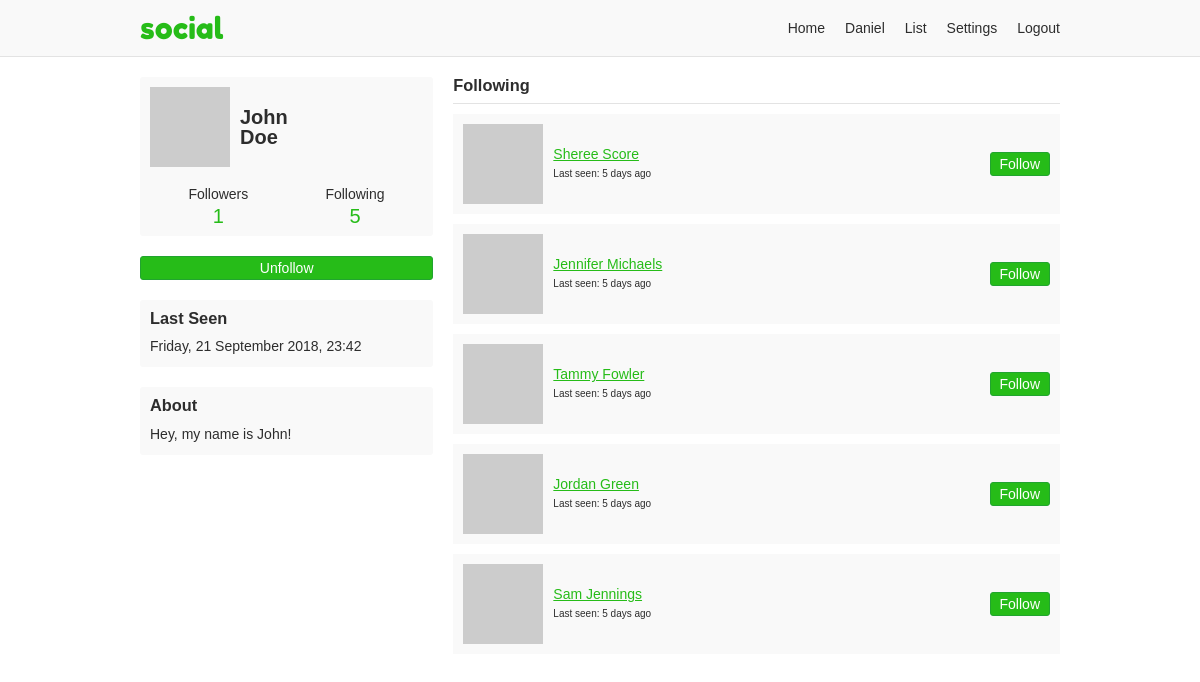
The page /8853346b90fec71a40686e25459e8d3a/following (signed in) on the database as committed earlier.
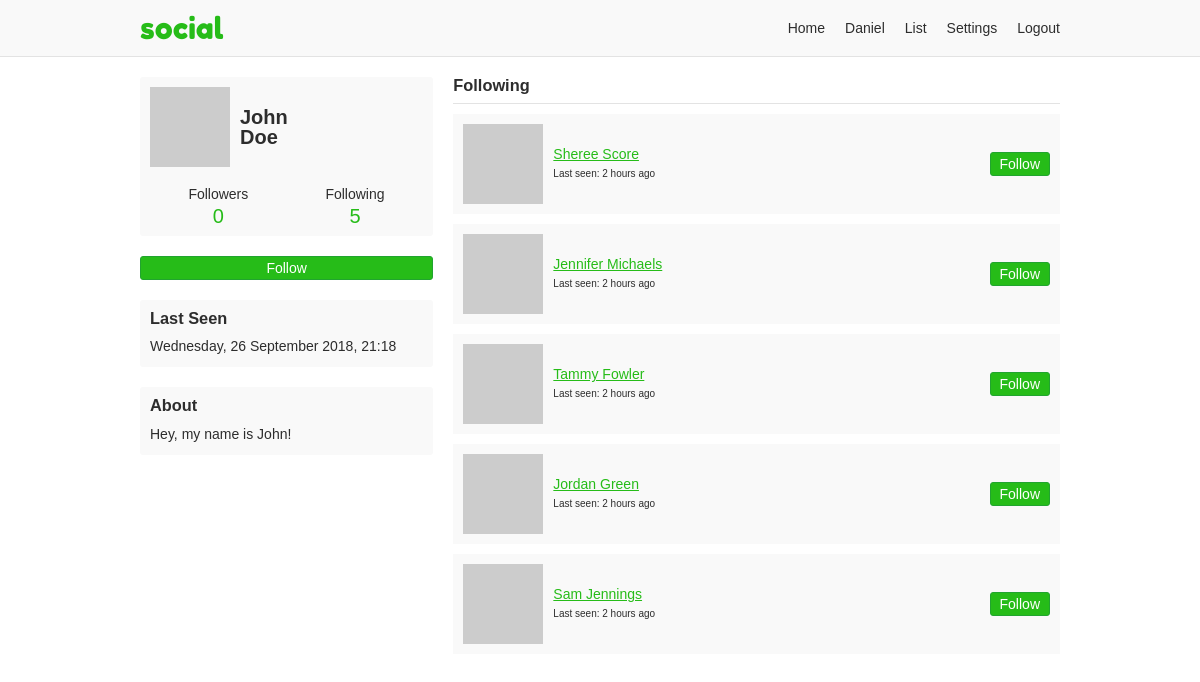
The same page on the database as committed later.
### app/users/models/user.py (models this page shows, shortened)
class User(UserMixin, db.Model, BaseModel):
    username = db.Column(db.String(35), nullable=False, unique=True)
    email = db.Column(db.String(255), nullable=False, unique=True)
    password = db.Column(db.String(128), nullable=False)
    first_name = db.Column(db.String(35), nullable=False)
    last_name = db.Column(db.String(35), nullable=False)
    about_me = db.Column(db.Text)
    last_seen = db.Column(db.DateTime, default=datetime.utcnow)
    posts_per_page = db.Column(db.Integer, default=10, nullable=False)
    full_name = column_property(first_name + " " + last_name)
    followed = db.relationship(
        'User',
        secondary=followers,
        primaryjoin='followers.c.follower_id == User.id',
        secondaryjoin='followers.c.followed_id == User.id',
        backref=db.backref('followers', lazy='dynamic'),
        lazy='dynamic')
    post_author = db.relationship(
        'Post',
        foreign_keys='Post.author_id',
        backref='author', lazy='dynamic')
    post_recipient = db.relationship(
        'Post',
        foreign_keys='Post.recipient_id',
        backref='recipient', lazy='dynamic')
    def is_following(self, user):
        return self.followed.filter(
            followers.c.followed_id == user.id).count() > 0
    @property
    def get_followers(self):
        return self.followers.filter_by(active=True)
    @property
    def get_followed(self):
        return self.followed.filter_by(active=True)
    def avatar(self, size):
        digest = md5(self.email.lower().encode('utf-8')).hexdigest()
        return 'https://www.gravatar.com/avatar/{}?d=monsterid&s={}'.format(
            digest, size)

### app/users/views.py (the view)
@users.route('/<username>/following', methods=['GET', 'POST'])
@login_required
def following(username):
    user = User.query.filter_by(username=username, active=True).first_or_404()
    page = request.args.get('page', 1, type=int)
    following = user.get_followed.paginate(
        page, current_user.posts_per_page, False)
    return render_template('users/following.html', user=user,
                           following=following)

### app/models.py (called while the page is built)
    def commit(self):
        try:
            db.session.add(self)
            db.session.commit()
            return self
        except Exception as E:
            db.session.rollback()
            raise E

### app/users/models/user.py (called while the page is built)
@login.user_loader
def load_user(id):
    return User.query.get(int(id))

### app/users/views.py (called while the page is built)
@users.before_request
def before_request():
    if current_user.is_authenticated:
        current_user.last_seen = datetime.utcnow()
        current_user.commit()

### app/templates/users/following.html (shortened to what this page needs)
{% extends "/base.html" %}
{% block content %}
<div class="grid-container">
  {% include "/users/_profile-info.html" %}
  <div class="profile-content">
    <h3 class="page-sub-title">Following</h3>
    {% if following.pages > 1 %}
     {% from "/_macros.html" import render_pagination %}
    {% endif %}
    {% if following.items %}
    <ul class="follow-list">
      {% for follower in following.items %}
      {% include "/users/_follow-item.html" %}
      {% endfor %}
    </ul>
    {% endif %}
    {% if following.pages > 1 %}
     {% from "/_macros.html" import render_pagination %}
    {% endif %}
  </div>
</div>
{% endblock %}

### app/templates/users/_profile-info.html
<div class="profile-aside">
  <div class="profile-info-container">
    <a class="profile-info" href="{{ url_for('users.profile', username=user.username) }}">
      <img src="{{ user.avatar(60) }}">
      <h2>{{ user.first_name }}<br>{{ user.last_name }}</h1>
    </a>
    <div class="user-numbers user-numbers-profile">
      <a href="{{ url_for('users.followers', username=user.username) }}">
        Followers <span>{{ user.get_followers.count() }}</span>
      </a>
      <a href="{{ url_for('users.following', username=user.username) }}">
        Following <span>{{ user.get_followed.count() }}</span>
      </a>
    </div>
  </div>
  {% if current_user != user %}
    {% if current_user.is_following(user) %}
    <a class="profile-follow button" href="{{ url_for('users.user_action', username=user.username, action='unfollow') }}">
      Unfollow
    </a>
    {% else %}
    <a class="profile-follow button" href="{{ url_for('users.user_action', username=user.username, action='follow') }}">
      Follow
    </a>
    {% endif %}
  {% endif %}
  {% if user.last_seen and not current_user == user %}
  <div class="last-seen-container">
    <h3>Last Seen</h3>
    <p>{{ moment(user.last_seen).format('dddd, D MMMM YYYY, H:mm') }}</p>
  </div>
  {% endif %}
  {% if user.about_me %}
  <div class="about-container">
    <h3>About</h3>
    <p>{{ user.about_me }}</p>
  </div>
  {% endif %}
</div>

### app/templates/users/_follow-item.html
<li>
  <img src="{{ follower.avatar(40) }}">
  <div class="follow-info">
    <a href="{{ url_for('users.profile', username=follower.username) }}">
      {{ follower.full_name }}
    </a>
    <p class="last-seen">
      Last seen: {{ moment(user.last_seen).fromNow() }}
    </p>
  </div>
  {% if current_user != follower %}
    {% if current_user.is_following(follower) %}
    <a class="button" href="{{ url_for('users.user_action', username=follower.username, action='unfollow') }}">
      Unfollow
    </a>
    {% else %}
    <a class="button" href="{{ url_for('users.user_action', username=follower.username, action='follow') }}">
      Follow
    </a>
    {% endif %}
  {% endif %}
</li>

Rows that differ between the two databases and show on the page:
changed User "John": last_seen "Friday, 21 September 2018, 23:42" → "Wednesday, 26 September 2018, 21:18"; last_seen "5 days ago" → "2 hours ago"
Other text that changed with them:
{{ user.get_followers.count() }}: "1" → "0"
text no longer shown: "Unfollow"
text now shown: "Follow"
